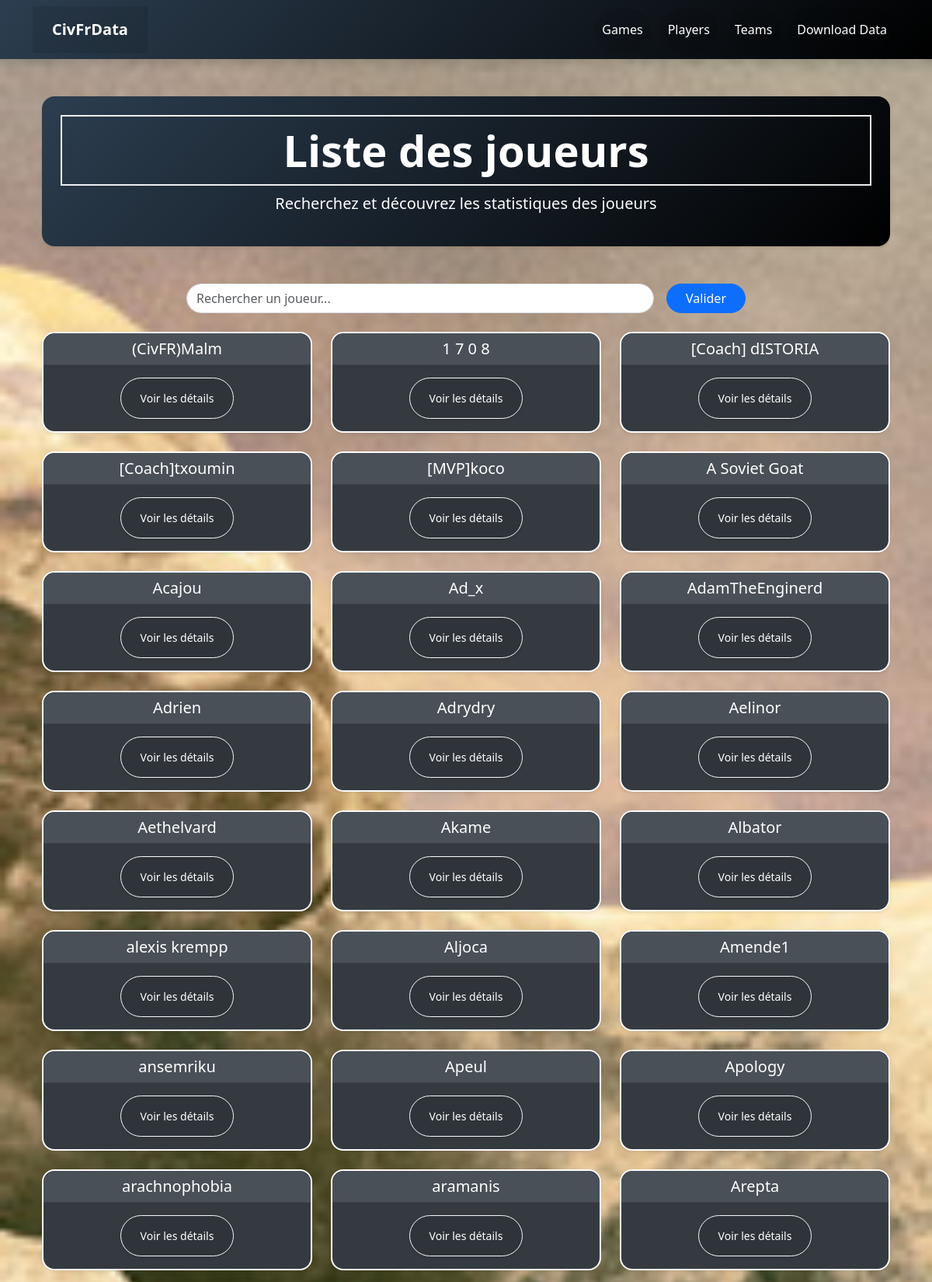
The page /player (upper part) on the database its author committed.
### tables this page shows
CREATE TABLE players (
            player_id INTEGER PRIMARY KEY AUTOINCREMENT,
            pseudo TEXT NOT NULL,
            team TEXT NOT NULL
        );

### main.py (the view)
@app.route('/player')
def player_list():
    players = get_all_players()
    return render_template('player_list.html', players=players)

### main.py (called while the page is built)
def get_db_connection():
    conn = sqlite3.connect('database.db')
    conn.row_factory = sqlite3.Row
    return conn

def get_all_players():
    conn = get_db_connection()
    conn.row_factory = sqlite3.Row
    players = conn.execute('SELECT pseudo FROM players ORDER BY LOWER(pseudo) ASC').fetchall()
    conn.close()
    return players

### templates/player_list.html (shortened to what this page needs)
{% extends 'base.html' %}
{% block content %}
<div class="container my-5">
  <div class="p-4 rounded-4 shadow-sm" style="background: linear-gradient(135deg, #2c3e50, #000000);">
    <h1 class="display-4 text-white fw-bold text-center">Liste des joueurs</h1>
    <p class="lead text-white text-center">Recherchez et découvrez les statistiques des joueurs</p>
  </div>
</div>
<div class="container">
  <div class="row justify-content-center mb-4">
    <div class="col-md-8">
      <form id="playerSearchForm">
        <div class="input-group">
          <input type="text" id="playerQuery" name="query" class="form-control rounded-pill" placeholder="Rechercher un joueur..." autocomplete="off">
          <button type="submit" class="btn btn-primary rounded-pill ms-3 px-4">Valider</button>
        </div>
      </form>
    </div>
  </div>
  <div class="row">
    {% for player in players %}
      <div class="col-md-4 mb-4">
        <div class="card shadow-sm rounded-4" style="border: 2px solid #fcfcfc; background-color: #343a40;">
          <div class="card-header text-center rounded-top-4" style="background-color: #495057;">
            <h5 class="card-title mb-0 text-white">{{ player['pseudo'] }}</h5>
          </div>
          <div class="card-body text-center">
            <a href="{{ url_for('player_details', player_name=player['pseudo']) }}" class="btn btn-outline-light btn-sm rounded-pill shadow-sm">
              Voir les détails
            </a>
          </div>
        </div>
      </div>
    {% else %}
      <div class="col-12">
        <div class="alert alert-warning text-center" role="alert">
          Aucun joueur trouvé.
        </div>
      </div>
    {% endfor %}
  </div>
</div>
{% endblock %}
{% block scripts %}
<link rel="stylesheet" href="https://code.jquery.com/ui/1.13.2/themes/base/jquery-ui.css">
{% endblock %}

### static/css/style.css (style rules this page uses)
h1 { border: 2px #eee solid; color: brown; text-align: center; padding: 10px; }
a:link, a:visited, a:hover, a:active { background-color: rgba(0,0,0,0.1); color: white; padding: 15px 25px; text-align: center; text-decoration: none; display: inline-block; }
body { background-image: url(../assets/background-4cf7c7b5.jpg); background-size: cover; background-repeat: no-repeat; background-position: center; background-attachment: fixed; height: 300vh; }

### rows shown on the page
players: pseudo "(CivFR)Malm"
players: pseudo "1 7 0 8"
players: pseudo "[Coach] dISTORIA"
players: pseudo "[Coach]txoumin"
players: pseudo "[MVP]koco"
players: pseudo "A Soviet Goat"
players: pseudo "Acajou"
players: pseudo "Ad_x"
players: pseudo "AdamTheEnginerd"
players: pseudo "Adrien"
players: pseudo "Adrydry"
players: pseudo "Aelinor"
players: pseudo "Aethelvard"
players: pseudo "Akame"
players: pseudo "Albator"
players: pseudo "alexis krempp"
players: pseudo "Aljoca"
players: pseudo "Amende1"
players: pseudo "ansemriku"
players: pseudo "Apeul"
players: pseudo "Apology"
players: pseudo "arachnophobia"
players: pseudo "aramanis"
players: pseudo "Arepta"
